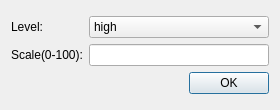
<?xml version="1.0" encoding="UTF-8"?>
<ui version="4.0">
 <class>zoomDlg</class>
 <widget class="QDialog" name="zoomDlg">
  <property name="geometry">
   <rect>
    <x>0</x>
    <y>0</y>
    <width>280</width>
    <height>110</height>
   </rect>
  </property>
  <property name="minimumSize">
   <size>
    <width>280</width>
    <height>110</height>
   </size>
  </property>
  <property name="windowTitle">
   <string>Dialog</string>
  </property>
  <layout class="QGridLayout" name="gridLayout">
   <item row="0" column="0">
    <layout class="QVBoxLayout" name="verticalLayout_3">
     <item>
      <layout class="QHBoxLayout" name="horizontalLayout">
       <item>
        <layout class="QVBoxLayout" name="verticalLayout">
         <item>
          <widget class="QLabel" name="label">
           <property name="text">
            <string>Level:</string>
           </property>
          </widget>
         </item>
         <item>
          <widget class="QLabel" name="label_2">
           <property name="text">
            <string>Scale(0-100):</string>
           </property>
          </widget>
         </item>
        </layout>
       </item>
       <item>
        <layout class="QVBoxLayout" name="verticalLayout_2">
         <item>
          <widget class="QComboBox" name="comboBox">
           <item>
            <property name="text">
             <string>high</string>
            </property>
           </item>
           <item>
            <property name="text">
             <string>mid</string>
            </property>
           </item>
           <item>
            <property name="text">
             <string>low</string>
            </property>
           </item>
          </widget>
         </item>
         <item>
          <widget class="QLineEdit" name="lineEdit"/>
         </item>
        </layout>
       </item>
      </layout>
     </item>
     <item>
      <layout class="QHBoxLayout" name="horizontalLayout_3">
       <item>
        <spacer name="horizontalSpacer">
         <property name="orientation">
          <enum>Qt::Horizontal</enum>
         </property>
         <property name="sizeHint" stdset="0">
          <size>
           <width>228</width>
           <height>20</height>
          </size>
         </property>
        </spacer>
       </item>
       <item>
        <widget class="QPushButton" name="ZoomBtn">
         <property name="text">
          <string>OK</string>
         </property>
        </widget>
       </item>
      </layout>
     </item>
    </layout>
   </item>
  </layout>
 </widget>
 <resources/>
 <connections/>
</ui>
